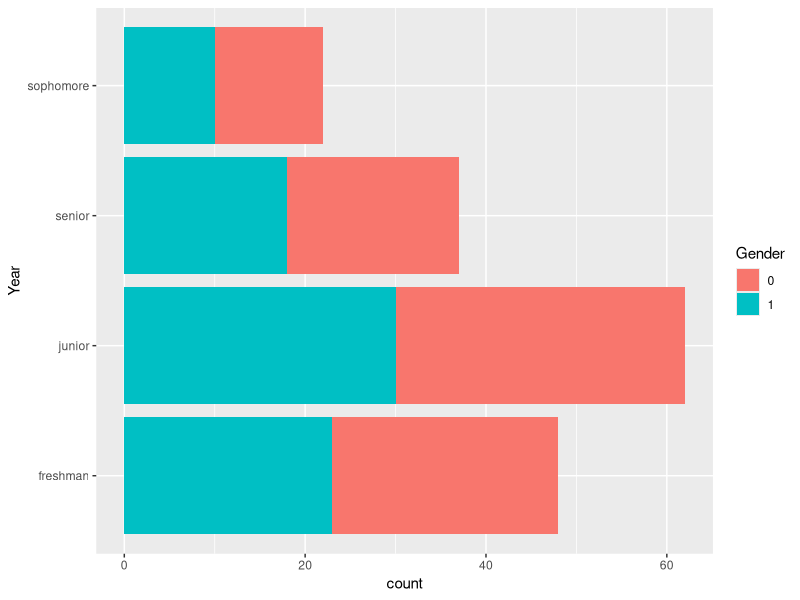
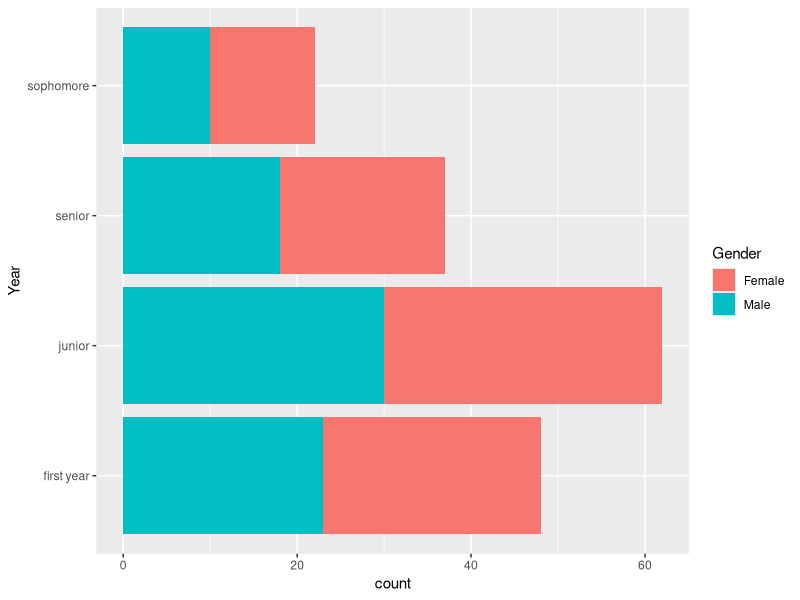
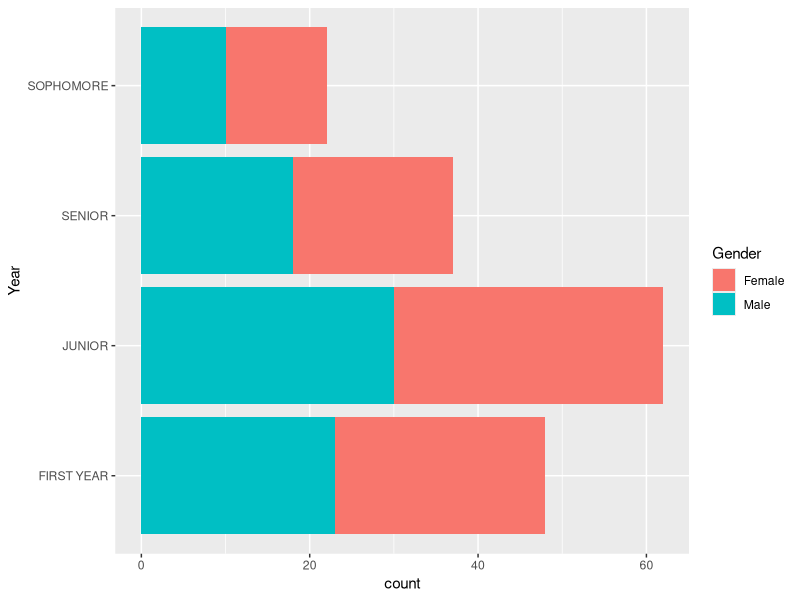
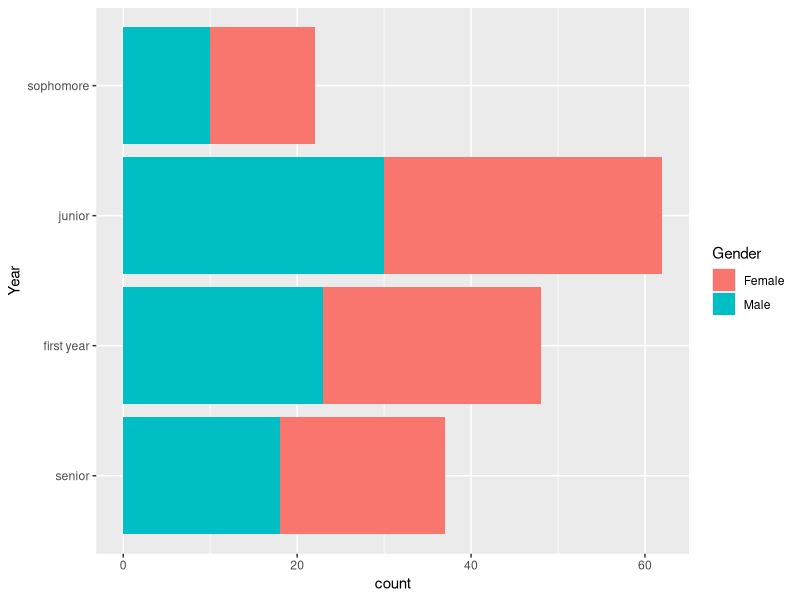
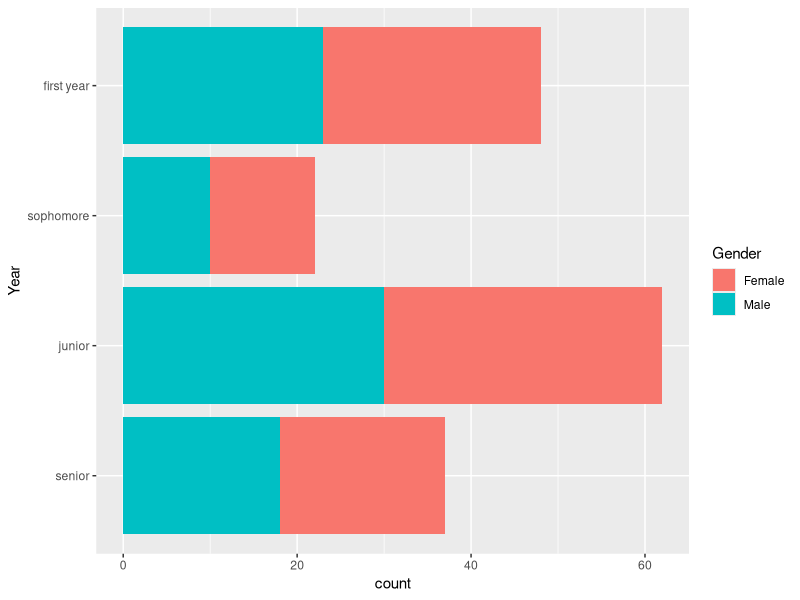
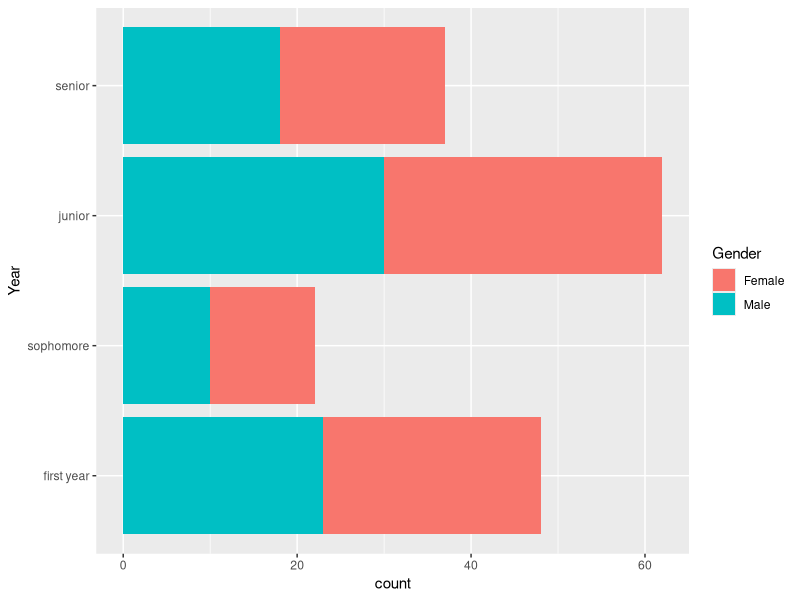
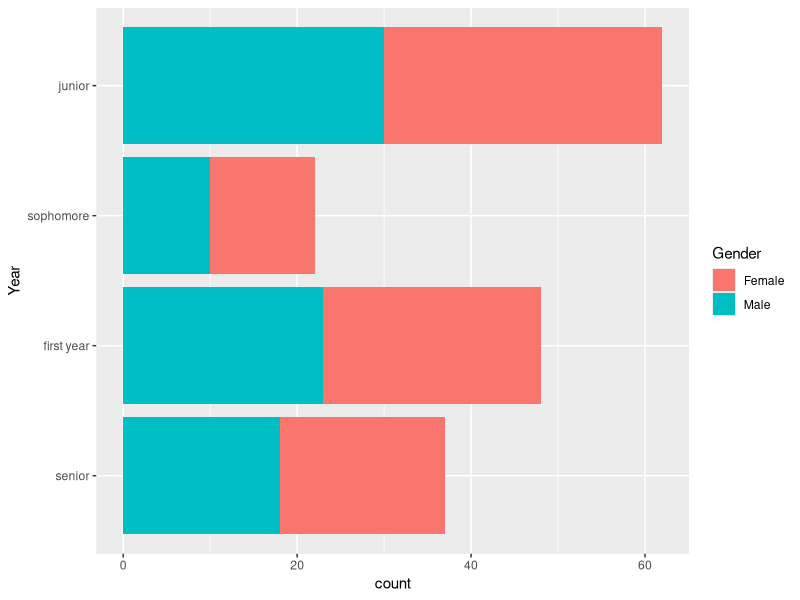
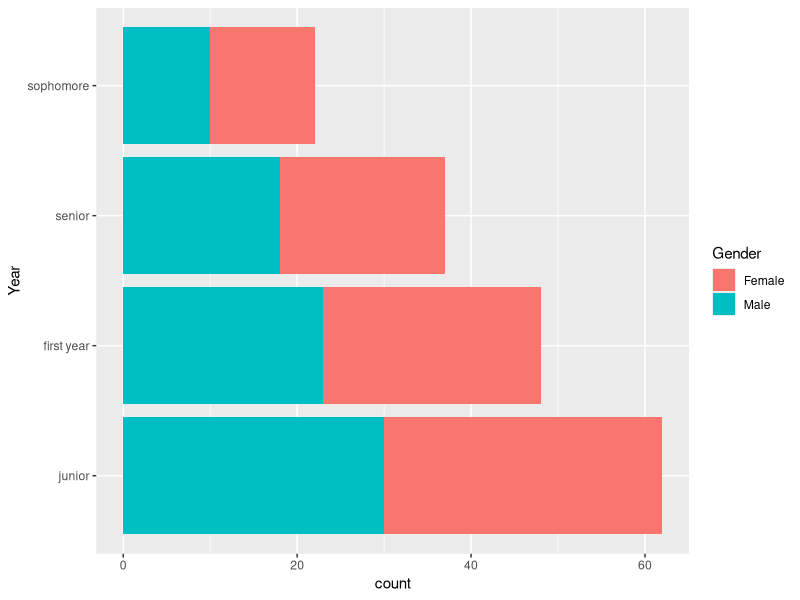

Write R code to recreate these figures, in order.
## ---- chunk 1
# Unattach any packages that happen to already be loaded. In general this is unecessary
# but is important for the creation of the book to not have package namespaces
# fighting unexpectedly.
pkgs = names(sessionInfo()$otherPkgs)
if( length(pkgs > 0)){
  pkgs = paste('package:', pkgs, sep = "")
  for( i in 1:length(pkgs)){
    detach(pkgs[i], character.only = TRUE, force=TRUE)
  }
}
knitr::opts_chunk$set(cache=FALSE)
## ---- chunk 2
suppressPackageStartupMessages({
  library(tidyverse, quietly = TRUE)   # loading ggplot2 and dplyr
})
## ---- chunk 3
# A vector of character strings.
drinks <- c('DietCoke', 'Coke', 'Coke', 'Sprite', 'Pepsi')
str(drinks)

# convert the vector of character strings into a factor vector
drinks <- factor(drinks)

# Levels and Label mapping table
data.frame( Levels=1:4, Labels=levels(drinks))

as.integer(drinks) # Print the category assignments
## ---- chunk 4
Students <- 
  expand.grid(Year='freshman', Gender=1, rep=1:23) %>%
  add_row(Year='freshman', Gender=0, rep=1:25) %>%
  add_row(Year='junior',   Gender=1, rep=1:30) %>%
  add_row(Year='junior',   Gender=0, rep=1:32) %>%
  add_row(Year='senior',   Gender=1, rep=1:18) %>%
  add_row(Year='senior',   Gender=0, rep=1:19) %>%
  add_row(Year='sophomore', Gender=1, rep=1:10) %>%
  add_row(Year='sophomore', Gender=0, rep=1:12)

# Variables that are character strings are coerced to factors.
# Variables that are numeric are not, and should be explicitly turned to factors.
Students <- Students %>% 
  mutate( Gender = factor(Gender) )

Students %>%
  ggplot( aes(x=Year, fill=Gender)) + 
  geom_bar() + coord_flip()
## ---- chunk 5
# Change Gender from 0/1 to Female/Male
Students <- Students %>%
  mutate( Gender = fct_recode(Gender, 'Male'   = '1'),
          Gender = fct_recode(Gender, 'Female' = '0') )

# Change "Freshman" to "First Year" 
Students <- Students %>%
  mutate( Year = fct_recode(Year, `first year` = 'freshman'))
  
Students %>%
  ggplot( aes(x=Year, fill=Gender)) + geom_bar() + coord_flip()
## ---- chunk 6
Students %>%
  mutate( Year = fct_relabel(Year, stringr::str_to_upper) ) %>%
  ggplot( aes(x=Year, fill=Gender)) + geom_bar() + coord_flip()
## ---- chunk 7
# Seniors first, leave the rest in the order they already were
Students %>%
  mutate( Year = fct_relevel(Year, 'senior') ) %>%
  ggplot( aes(x=Year, fill=Gender)) + geom_bar() + coord_flip()

# reset all the levels orders
Students %>%
  mutate( Year = fct_relevel(Year, 'senior', 'junior','sophomore','first year') ) %>%
  ggplot( aes(x=Year, fill=Gender)) + geom_bar() + coord_flip()

# Reverse order of what I already had
Students %>%
  mutate( Year = fct_relevel(Year, 'senior', 'junior','sophomore','first year') ) %>%
  mutate( Year = fct_rev(Year) ) %>%
  ggplot( aes(x=Year, fill=Gender)) + geom_bar() + coord_flip()

# Sometimes it is useful to rotate using + or - the number of shift steps
# positive values move the first to the end. Negative values move the end to the front.
Students %>%
  mutate( Year = fct_relevel(Year, 'senior', 'junior','sophomore','first year') ) %>%
  mutate( Year = fct_rev(Year) ) %>%
  mutate( Year = fct_shift(Year, -1) ) %>%
  ggplot( aes(x=Year, fill=Gender)) + geom_bar() + coord_flip()

# In the order of the most number of records
Students %>%
  mutate( Year = fct_infreq(Year) ) %>%
  ggplot( aes(x=Year, fill=Gender)) + geom_bar() + coord_flip()

## ---- chunk 8
Dems <- tribble(
  ~Candidate, ~Percent, ~AgeOnElection,
'Elizabeth Warren',	27, 71,
'Joe Biden',	25, 77,
'Bernie Sanders',	12, 79,
'Pete Buttigieg',	10, 38,
'Kamala Harris',	3, 56,
'Cory Booker',	2, 51,
'Tulsi Gabbard',	2, 39,
'Amy Klobuchar',	2, 60, 
'Tom Steyer',	2, 63,
'Andrew Yang',	2, 45, 
'Other',	3, NA,
'No one',	1, NA,
'Undecided',	9, NA)
## ---- chunk 9
# Reorder Candidates based on the polling percent. The order of Smallest to largest 
# results in 'No one' at the bottom and Elizabeth Warren at the top. 
Dems %>%
  mutate( Candidate = fct_reorder(Candidate, Percent) ) %>%
  ggplot( aes(x=Candidate, y=Percent)) + geom_col() + coord_flip()
## ---- chunk 10
Dems %>%
  mutate( Candidate = fct_reorder(Candidate, Percent) ) %>%
  mutate( Candidate = fct_relevel(Candidate, 'Other', after=0) ) %>%
  mutate( Candidate = fct_relevel(Candidate, 'Undecided', after=0) ) %>%
  ggplot( aes(x=Candidate, y=Percent)) + geom_col() + coord_flip()
## ---- chunk 11
# This collapses the factor levels but I still have 3 rows of "other"
Dems %>%
  mutate( Candidate = fct_collapse(Candidate, other = c('No one', 'Other', 'Undecided')) )

# Collapse the factor, then summarize by adding up the percentages  
Dems %>%
  mutate( Candidate = fct_collapse(Candidate, other = c('No one', 'Other', 'Undecided')) ) %>%
  group_by(Candidate) %>% summarize(Percent = sum(Percent)) %>%
  mutate( Candidate = fct_reorder(Candidate, Percent) ) %>%
  mutate( Candidate = fct_relevel(Candidate, 'other', after=0) ) %>%
  ggplot( aes(x=Candidate, y=Percent)) + geom_col() + coord_flip()
## ---- chunk 12
data <- data.frame( Name=c('Alice','Bruce','Charlie'), Grade = c('A','B','B') ) %>%
  mutate( Grade = factor(Grade) ) %>%
  mutate( Grade = fct_expand(Grade, 'C')) %>%
  mutate( Grade = if_else(Name == 'Charlie', factor('C', levels=levels(Grade)), Grade ) )
data  
